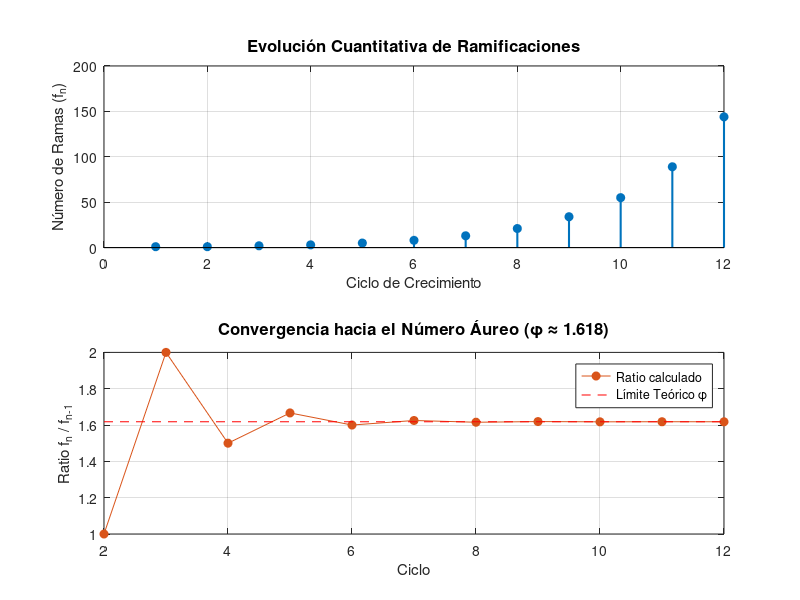

Write MATLAB code to recreate this figure.
% Simulación Formal de Dinámica de Población de Fibonacci
clc; clear; close all;

ciclos = 12;
f = zeros(1, ciclos);
f(1:2) = [1, 1];

for i = 3:ciclos
    f(i) = f(i-1) + f(i-2);
end

% Configuración de la Figura
figure('Color', [1 1 1]);

% Subplot 1: Crecimiento Exponencial
subplot(2,1,1);
stem(1:ciclos, f, 'filled', 'Color', [0 0.45 0.74], 'LineWidth', 1.5);
grid on;
title('Evolución Cuantitativa de Ramificaciones', 'FontSize', 12);
ylabel('Número de Ramas (f_n)');
xlabel('Ciclo de Crecimiento');

% Subplot 2: Convergencia a la Proporción Áurea
proporciones = f(2:end) ./ f(1:end-1);
subplot(2,1,2);
plot(2:ciclos, proporciones, '-o', 'Color', [0.85 0.33 0.1], 'MarkerFaceColor', [0.85 0.33 0.1]);
hold on;
line([2 ciclos], [1.618 1.618], 'Color', 'r', 'LineStyle', '--'); % Límite Phi
grid on;
title('Convergencia hacia el Número Áureo (\phi \approx 1.618)', 'FontSize', 12);
ylabel('Ratio f_n / f_{n-1}');
xlabel('Ciclo');
legend('Ratio calculado', 'Límite Teórico \phi');
